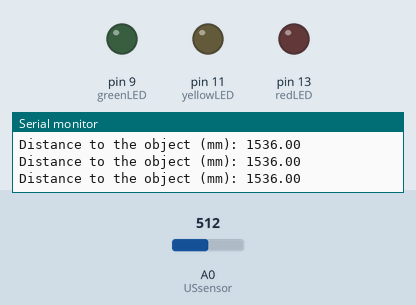
This sketch was run on a simulated Arduino Uno, built with avr-gcc and run on an emulated ATmega328P. Shown: output pins drawn as LEDs (lit = HIGH), the last lines printed to the serial monitor. The test bench sets the inputs (shaded band); at power-on: A0 (USsensor) = 512.

Above: at 1.2 s.
1.3 s: A0 (USsensor) set to 215
2.9 s: A0 (USsensor) set to 181
At 4.1 s:
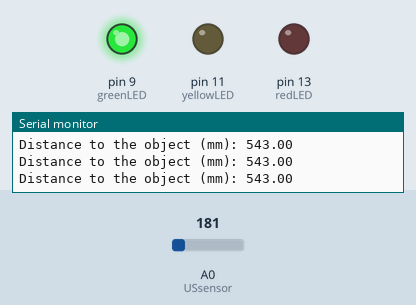
4.7 s: A0 (USsensor) set to 165
6.7 s: A0 (USsensor) set to 142
At 9.1 s:
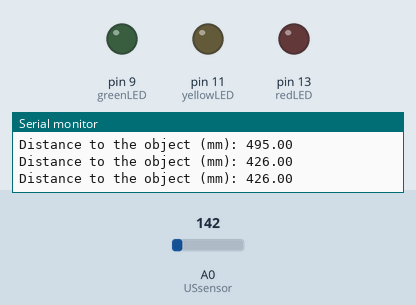
9.7 s: A0 (USsensor) set to 122
At 12.4 s:
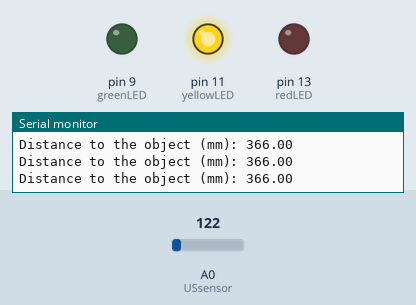
12.7 s: A0 (USsensor) set to 91
14.7 s: A0 (USsensor) set to 79
At 16.9 s:
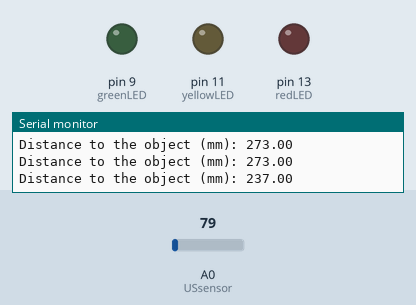
Timing chart, 0 to 18.7 s (numbered marks = the images above; inputs shaded):
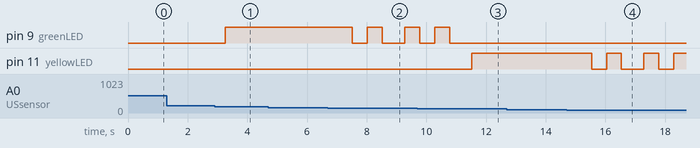

Measured:
- the behaviour switches between 200 and 199 on A0 (USsensor) (found by bisection; images 0 and 1)
- the behaviour switches between 150 and 149 on A0 (USsensor) (found by bisection; images 1 and 2)
- the behaviour switches between 84 and 83 on A0 (USsensor) (found by bisection; images 3 and 4)
- after the input at 2.9 s, pin 9 (greenLED): LOW → HIGH after 0.36 s
- after the input at 6.7 s, pin 9 (greenLED): HIGH → LOW after 0.82 s, → HIGH 0.50 s later, → LOW 0.50 s later, → HIGH 0.75 s later
- after the input at 9.7 s, pin 9 (greenLED): goes on until 10.8 s, then stays LOW; pin 11 (yellowLED): LOW → HIGH after 1.8 s
- after the input at 14.7 s, pin 11 (yellowLED): goes LOW 0.50 s, HIGH 0.50 s, LOW 0.75 s, HIGH 0.50 s, LOW 0.50 s, then HIGH, starting after 0.84 s

The sketch:

AIE.ino
```cpp
/*
  CTC GO! CORE MODULE
  LESSON 07 - Analog Inputs

  This sketch is written to accompany Activity 3 in Lesson 07 of the CTC GO! core module
*/

  int USsensor = A0;
  int greenLED = 9;
  int yellowLED = 11;
  int redLED = 13;

  float distance = 0;
  int value = 0;


  void setup()
  {
    pinMode(redLED, OUTPUT);
    pinMode(yellowLED, OUTPUT);
    pinMode(greenLED, OUTPUT);

    Serial.begin(9600);
  }

  void loop()
  {
    // reading, calculating and printing the distance
    value = analogRead(USsensor);
    distance = value * 3;
    Serial.print("Distance to the object (mm): ");
    Serial.println(distance);
    delay(250);

    // visualizing the distance with the LEDs
    //if (distance < 200)
    //{
      //digitalWrite(redLED, HIGH);
      //digitalWrite(yellowLED, LOW);
      //digitalWrite(greenLED, LOW);
   // }
     if ((distance < 450) and (distance > 400))
    {
      digitalWrite(greenLED, HIGH);
      delay(500);
      digitalWrite(greenLED, LOW);
     delay(500);
     digitalWrite(greenLED, HIGH);
      delay(500);
      digitalWrite(greenLED, LOW);
      delay(500);

    }


    else if ((distance < 400) and (distance > 250))
    {
    digitalWrite(yellowLED, HIGH);

    }

 else if ((distance < 250) and (distance > 200))
{
      digitalWrite(yellowLED, HIGH);
      delay(500);
      digitalWrite(yellowLED, LOW);
     delay(500);
     digitalWrite(yellowLED, HIGH);
      delay(500);
      digitalWrite(yellowLED, LOW);
      delay(500);


}
    else if ((distance < 600) and (distance > 450))
    {
digitalWrite(greenLED, HIGH);

    }

  else if ((distance < 200) and (distance > 150))
    {
     digitalWrite(redLED, HIGH);
    }

     else if (distance < 150)
     {
 digitalWrite(redLED, HIGH);
      delay(500);
      digitalWrite(redLED, LOW);
     delay(500);
     digitalWrite(redLED, HIGH);
      delay(500);
      digitalWrite(redLED, LOW);
      delay(500);

     }


    else if (distance > 600)
    {
      digitalWrite(greenLED, LOW);
      digitalWrite(yellowLED, LOW);
      digitalWrite(redLED, LOW);
    }


    //else
    //{
    //  digitalWrite(greenLED, LOW);
    //  digitalWrite(yellowLED, LOW);
      //digitalWrite(redLED, LOW);
    //}
  }
```
